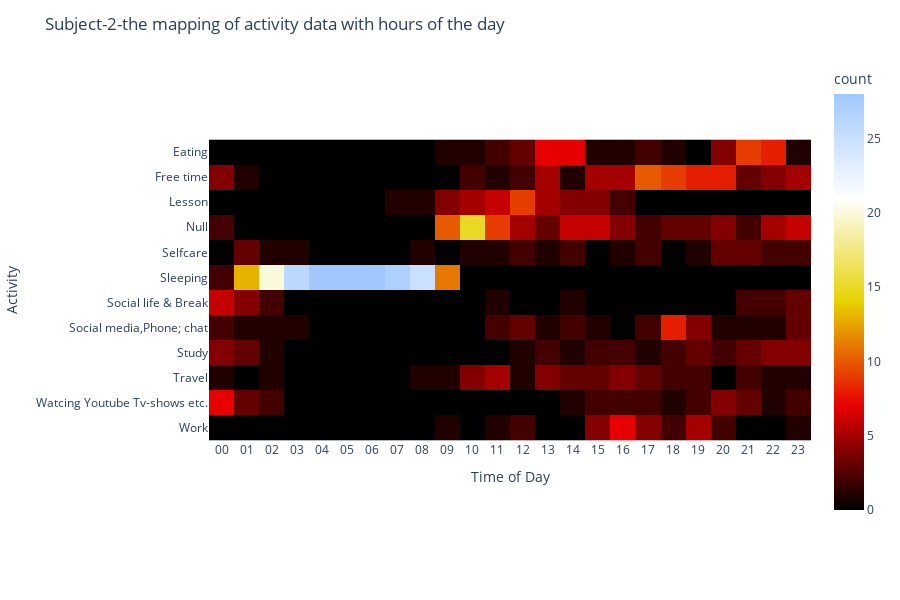

Notebook cell for this chart:
### Code cell
fig = px.imshow(hit_map,
                labels=dict(y="Activity", x="Time of Day",color="count"),
                y=activities,
                x=hours,
                color_continuous_scale= 'blackbody'

             )
fig.update_layout(autosize = False, width=900,height = 600,title_text='Subject-2-the mapping of activity data with hours of the day')
fig.show()

### Figure 1 — Plotly figure (JSON) as saved in the notebook; plotly's stock layout.template omitted (floating-point values rounded to 4 significant figures; data arrays with more than 128 entries replaced by an {"elided": "..."} marker saying what was removed)
{"data": [{"coloraxis": "coloraxis", "hovertemplate": "Time of Day: %{x}<br>Activity: %{y}<br>count: %{z}<extra></extra>", "name": "0", "type": "heatmap", "x": ["00", "01", "02", "03", "04", "05", "06", "07", "08", "09", "10", "11", "12", "13", "14", "15", "16", "17", "18", "19", "20", "21", "22", "23"], "xaxis": "x", "y": ["Eating", "Free time", "Lesson", "Null", "Selfcare", "Sleeping", "Social life & Break", "Social media,Phone; chat", "Study", "Travel", "Watcing Youtube Tv-shows etc.", "Work"], "yaxis": "y", "z": {"elided": "12x24 int values"}}], "layout": {"autosize": false, "coloraxis": {"colorbar": {"title": {"text": "count"}}, "colorscale": [[0, "rgb(0,0,0)"], [0.25, "rgb(230,0,0)"], [0.5, "rgb(230,210,0)"], [0.75, "rgb(255,255,255)"], [1, "rgb(160,200,255)"]]}, "height": 600, "margin": {"t": 60}, "title": {"text": "Subject-2-the mapping of activity data with hours of the day"}, "width": 900, "xaxis": {"anchor": "y", "constrain": "domain", "domain": [0, 1], "scaleanchor": "y", "title": {"text": "Time of Day"}}, "yaxis": {"anchor": "x", "autorange": "reversed", "constrain": "domain", "domain": [0, 1], "title": {"text": "Activity"}}}}
